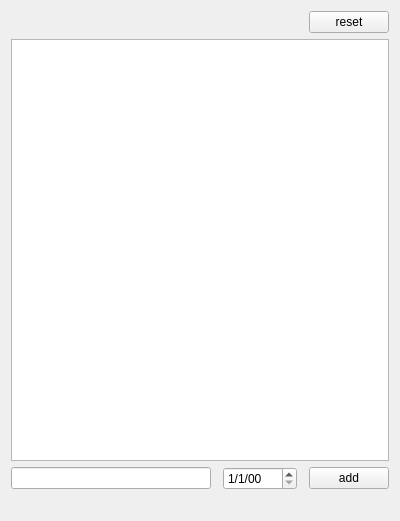
<?xml version="1.0" encoding="UTF-8"?>
<ui version="4.0">
 <class>Replenishments</class>
 <widget class="QWidget" name="Replenishments">
  <property name="geometry">
   <rect>
    <x>0</x>
    <y>0</y>
    <width>400</width>
    <height>521</height>
   </rect>
  </property>
  <property name="windowTitle">
   <string>Changes Plan</string>
  </property>
  <layout class="QGridLayout" name="gridLayout">
   <item row="2" column="4">
    <widget class="QPushButton" name="r_add">
     <property name="text">
      <string>add</string>
     </property>
    </widget>
   </item>
   <item row="1" column="0" colspan="5">
    <widget class="QTableWidget" name="r_table"/>
   </item>
   <item row="2" column="2">
    <widget class="QDateEdit" name="r_date">
     <property name="displayFormat">
      <string>d/M/yy</string>
     </property>
    </widget>
   </item>
   <item row="2" column="0">
    <widget class="QLineEdit" name="r_sum"/>
   </item>
   <item row="4" column="0" colspan="5">
    <widget class="QLabel" name="out_msg_3">
     <property name="text">
      <string/>
     </property>
    </widget>
   </item>
   <item row="0" column="4">
    <widget class="QPushButton" name="r_reset">
     <property name="text">
      <string>reset</string>
     </property>
    </widget>
   </item>
  </layout>
 </widget>
 <resources/>
 <connections/>
</ui>
